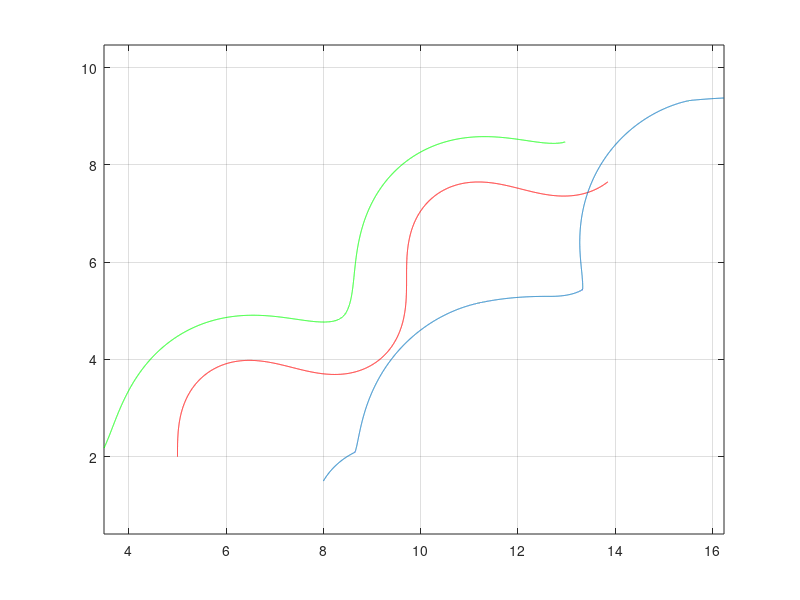

This figure's MATLAB source:
clc; clear all; close all;
%

tfinal=10;
%
i=1;
t(i)=0;
%
x(1,i)=5;
y(1,i)=2;
tht(1,i)=pi/2;
v(1,i)=1.3;
w(1,i)=-sin(1.1*t(i));
%
x(2,i)=3.5;
y(2,i)=2.2;
tht(2,i)=pi/6;
v(2,i)=0;
w(2,i)=0;
%
x(3,i)=8;
y(3,i)=1.5;
tht(3,i)=pi/3;
v(3,i)=0;
w(3,i)=0;
%
phi=-pi/3;
d=1.2;
%
h=0.001;
%
wfmax=pi;
K=0.7692;
vlmax=2;
vfmax=4;
M=1;
%
%
bta(1,i) = tht(1,i)-tht(2,i);
bta(2,i)=tht(2,i)-tht(3,i);
x1=0.95;
x2=0.98;
%
%
num = 2;
while t(i)<tfinal
    
%     if  bta(i)>=-asin(x2*d*cos(phi)) && bta(i)<=asin(x2*d*cos(phi))
%         %Follower
%         eeta=[(wfmax-K*vl)*d*cos(phi)/abs(-(xl(i)-x1f(i))*sin(tht1f(i))-d*sin(phi)+(yl(i)-y1f(i))*cos(tht1f(i)));...
%             (vl*x1-abs(wl(i)))*d*cos(phi)/abs(-(xl(i)-x1f(i))*sin(tht1f(i))-d*sin(phi)+(yl(i)-y1f(i))*cos(tht1f(i)));...
%             (vfmax*cos(phi)-vl*cos(bta(i)-phi))/abs((xl(i)-x1f(i))*cos(tht1f(i)+phi)-d+(yl(i)-y1f(i))*sin(tht1f(i)+phi));...
%             vl*cos(bta(i)-phi)/abs((xl(i)-x1f(i))*cos(tht1f(i)+phi)-d+(yl(i)-y1f(i))*sin(tht1f(i)+phi));M];
%         eeta=min(eeta);
%         vf1(i)=((eeta*((xl(i)-x1f(i))*cos(tht1f(i)+phi)-d+(yl(i)-y1f(i))*sin(tht1f(i)+phi)))+(vl*cos(bta(i)-phi)))/(cos(phi));
%         wf1(i)=(eeta*(-(xl(i)-x1f(i))*sin(tht1f(i))-d*sin(phi)+(yl(i)-y1f(i))*cos(tht1f(i)))+(vl*sin(bta(i))))/(d*cos(phi));
%         
%     else 
%         vf1(i)=0;
%         wf1(i)=sign(bta(i))*wfmax;
%                  
%     end
%     
%      if  bta2(i)>=-asin(x2*d*cos(phi)) && bta2(i)<=asin(x2*d*cos(phi))
%         %Follower
%         eeta1=[(wfmax-K*vf1(i))*d*cos(phi)/abs(-(x1f(i)-x2f(i))*sin(tht2f(i))-d*sin(phi)+(y1f(i)-y2f(i))*cos(tht2f(i)));...
%             (vf1(i)*x1f(i)-abs(wf1(i)))*d*cos(phi)/abs(-(x1f(i)-x2f(i))*sin(tht2f(i))-d*sin(phi)+(y1f(i)-y2f(i))*cos(tht2f(i)));...
%             (vfmax*cos(phi)-vf1(i)*cos(bta2(i)-phi))/abs((x1f(i)-x2f(i))*cos(tht2f(i)+phi)-d+(y1f(i)-y2f(i))*sin(tht2f(i)+phi));...
%             vf1(i)*cos(bta2(i)-phi)/abs((x1f(i)-x2f(i))*cos(tht2f(i)+phi)-d+(y1f(i)-y2f(i))*sin(tht2f(i)+phi));M];
%         eeta1=min(eeta1);
%         vf2(i)=((eeta1*((x1f(i)-x2f(i))*cos(tht2f(i)+phi)-d+(y1f(i)-y2f(i))*sin(tht2f(i)+phi)))+(vf1(i)*cos(bta2(i)-phi)))/(cos(phi));
%         wf2(i)=(eeta1*(-(x1f(i)-x2f(i))*sin(tht2f(i))-d*sin(phi)+(y1f(i)-y2f(i))*cos(tht2f(i)))+(vf1(i)*sin(bta2(i))))/(d*cos(phi));
%         
%     else 
%         vf2(i)=0;
%         wf2(i)=sign(bta2(i))*wfmax;
%                  
%      end
    v(1,i)=1.3;
    x(1,i+1) = x(1,i) + h*v(1,i)*cos(tht(1,i));
    y(1,i+1) = y(1,i) + h*v(1,i)*sin(tht(1,i));
    tht(1,i+1) = tht(1,i) + h*w(1,i);
   p=1;
    for g=1:num
        if  bta(g,i)>=-asin(x2*d*cos(phi)) && bta(g,i)<=asin(x2*d*cos(phi))
            %Follower
            eeta=[(wfmax-K*v(g,i))*d*cos(phi)/abs(-(x(g,i)-x(g+1,i))*sin(tht(g+1,i))-d*sin(phi)+(y(g,i)-y(g+1,i))*cos(tht(g+1,i)));...
                (v(g,i)*x1-abs(w(g,i)))*d*cos(phi)/abs(-(x(g,i)-x(g+1,i))*sin(tht(g+1,i))-d*sin(phi)+(y(g,i)-y(g+1,i))*cos(tht(g+1,i)));...
                (vfmax*cos(phi)-v(g,i)*cos(bta(g,i)-phi))/abs((x(g,i)-x(g+1,i))*cos(tht(g+1,i)+phi)-d+(y(g,i)-y(g+1,i))*sin(tht(g+1,i)+phi));...
                v(g,i)*cos(bta(g,i)-phi)/abs((x(g,i)-x(g+1,i))*cos(tht(g+1,i)+phi)-d+(y(g,i)-y(g+1,i))*sin(tht(g+1,i)+phi));M];
            eeta=min(eeta);
            v(g+1,i)=((eeta*((x(g,i)-x(g+1,i))*cos(tht(g+1,i)+phi)-d+(y(g,i)-y(g+1,i))*sin(tht(g+1,i)+phi)))+(v(g,i)*cos(bta(g,i)-phi)))/(cos(phi));
            w(g+1,i)=(eeta*(-(x(g,i)-x(g+1,i))*sin(tht(g+1,i))-d*sin(phi)+(y(g,i)-y(g+1,i))*cos(tht(g+1,i)))+(v(g,i)*sin(bta(g,i))))/(d*cos(phi));

        else 
            v(g+1,i)=0;
            w(g+1,i)=sign(bta(g,i))*wfmax;
                 
        end
       
        x(g+1,i+1) = x(g+1,i) + h*v(g+1,i)*cos(tht(g+1,i));
        y(g+1,i+1) = y(g+1,i) + h*v(g+1,i)*sin(tht(g+1,i));
        tht(g+1,i+1)= tht(g+1,i) + h*w(g+1,i);       
       % bta(g,i)=tht(g,i)-tht(g+1,i);
    end
     
     
        
        
        
    i=i+1;
    t(i)=t(i-1)+h;
    w(1,i)=-sin(1.1*t(i));
    bta(1,i) = tht(1,i)-tht(2,i);
    bta(2,i)=tht(2,i)-tht(3,i);
%     %ddd=atan((yl(i)-y1f(i))/(xl(i)-x1f(i)));
    
end
%
plot(x(1,:),y(1,:),'r',x(2,:),y(2,:),'g',x(3,:),y(3,:)); axis equal; grid on;